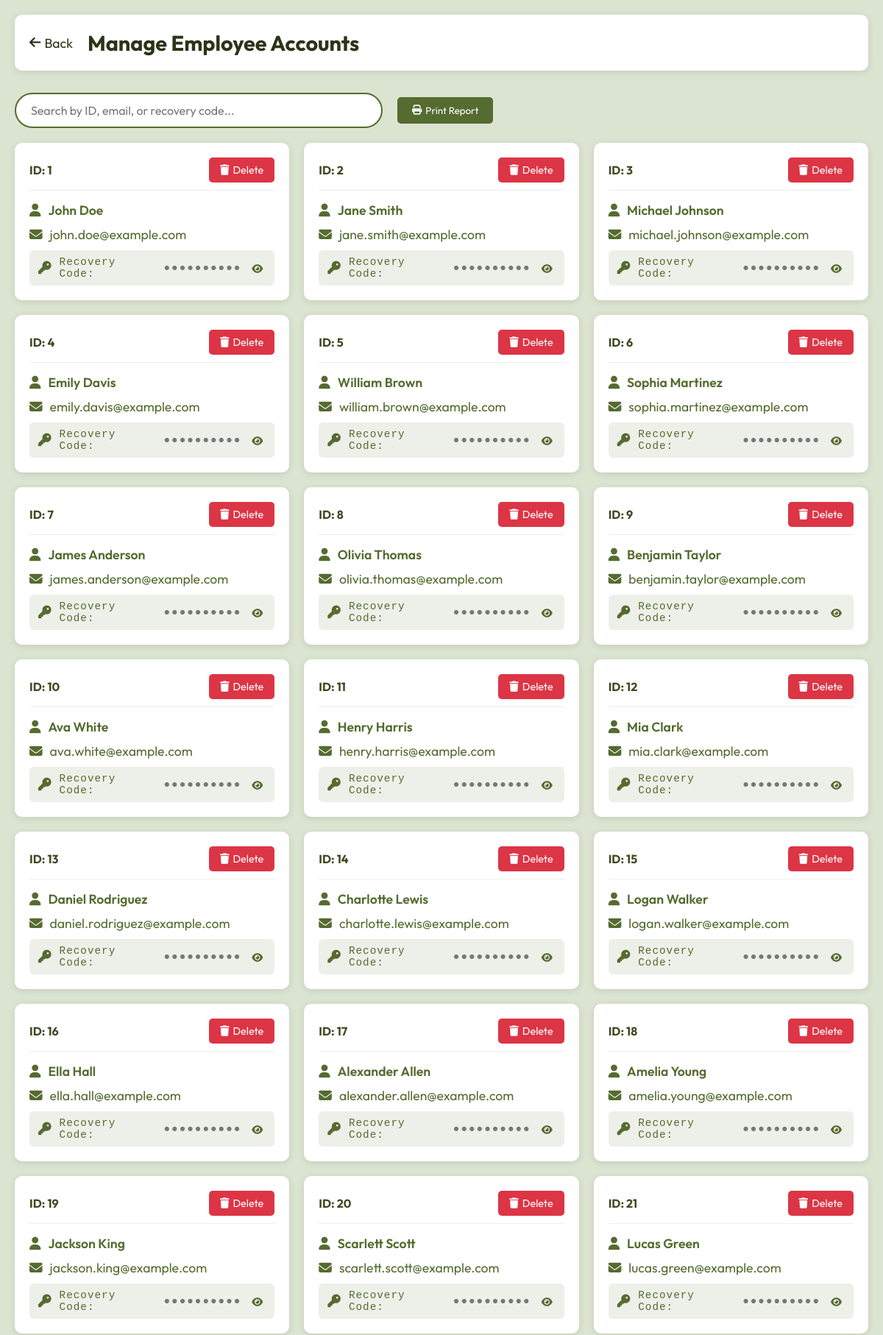
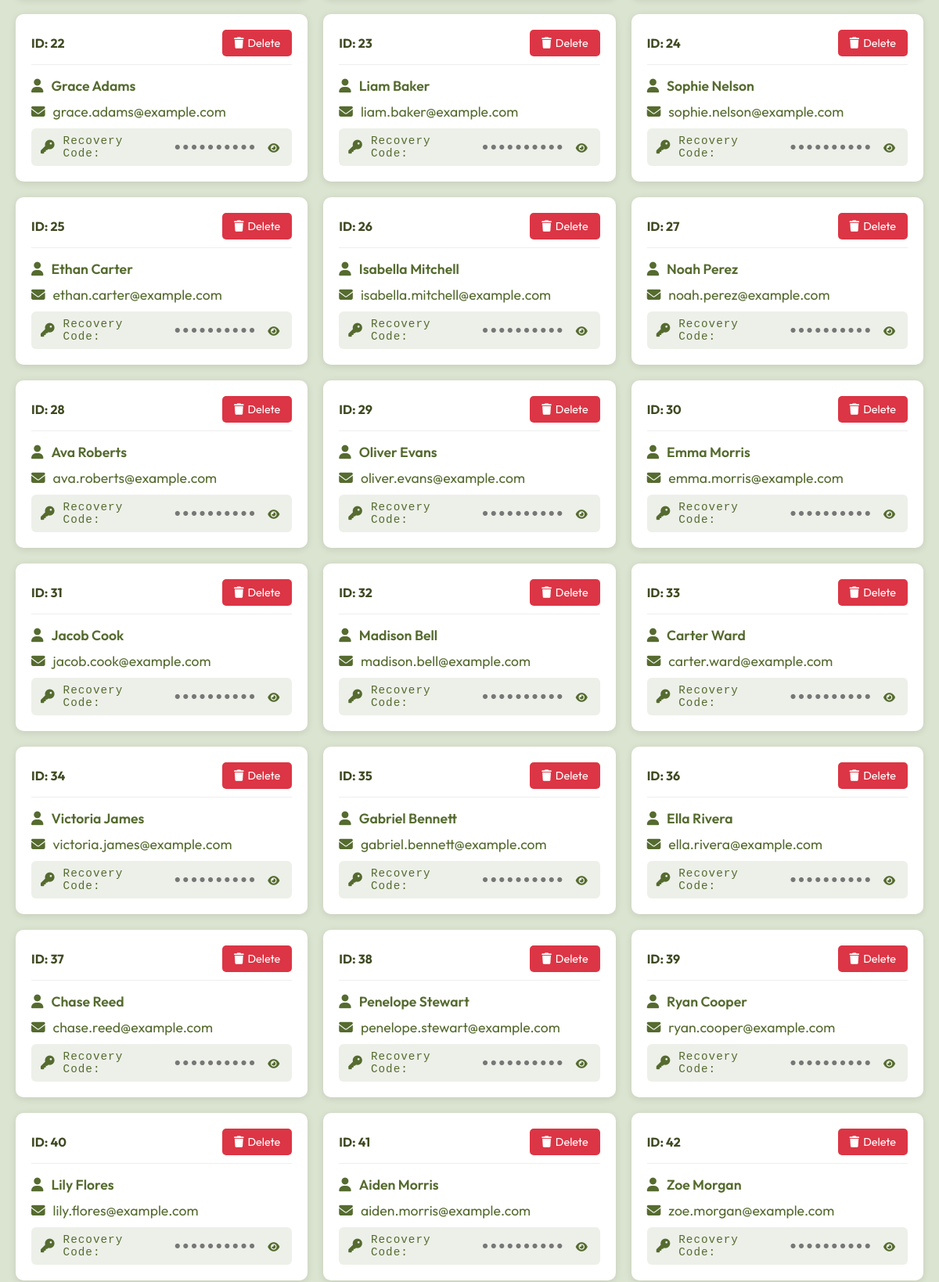
Page /admin/manageAccounts.php (signed in, upper part) on the committed database (2 pictures, top to bottom).
### tables this page shows
CREATE TABLE `employee_acc` (
  `id` int(11) NOT NULL AUTO_INCREMENT,
  `full_name` varchar(255) NOT NULL,
  `email` varchar(255) NOT NULL,
  `password` varchar(255) NOT NULL,
  `code` varchar(6) NOT NULL,
  `registration_date` timestamp NOT NULL DEFAULT current_timestamp(),
  PRIMARY KEY (`id`)
);

### admin/manageAccounts.php (the view, shortened to what this page needs)
<?php
include '../database/adminAcc_database.php';
$query = "SELECT id, full_name, email, code FROM employee_acc";
$result = $conn->query($query);
?>
<!DOCTYPE html>
<html lang="en">
<head>
    <link rel="stylesheet" href="../CSS/leaveRequests.css">
    <link rel="stylesheet" type="text/css" href="../CSS/Loading_screen.css">
    <link rel="stylesheet" href="https://cdnjs.cloudflare.com/ajax/libs/font-awesome/6.6.0/css/all.min.css">
</head>
<body>
    <div class="container">
        <header>
            <div class="header-content">
                <a href="adminPage.php" class="back-btn" onclick="showLoadingScreen()">
                    <i class="fas fa-arrow-left"></i> Back
                </a>
                <h1>Manage Employee Accounts</h1>
            </div>
        </header>
        <main>
            <div class="search-container">
                <input type="text" id="searchBar" class="search-bar" placeholder="Search by ID, email, or recovery code..." onkeyup="searchAccounts()">
                <button type="button" onclick="window.print()" class="print-btn">
                    <i class="fas fa-print"></i> Print Report
                </button>
            </div>
            <div class="requests-container">
                <?php if ($result && $result->num_rows > 0): ?>
                    <?php while($row = $result->fetch_assoc()): ?>
                        <div class="account-card">
                            <div class="account-header">
                                <span class="account-id">ID: <?php echo htmlspecialchars($row['id']); ?></span>
                                <form method="POST" style="display: inline;" onsubmit="return confirmDelete(event);">
                                    <button type="submit" name="delete_account" class="delete-btn">
                                        <i class="fas fa-trash"></i> Delete
                                    </button>
                                </form>
                            </div>
                            <div class="account-details">
                                <div class="account-name">
                                    <i class="fas fa-user"></i> <?php echo !empty($row['full_name']) ? htmlspecialchars($row['full_name']) : '<em>No name provided</em>'; ?>
                                </div>
                                <div class="account-email">
                                    <i class="fas fa-envelope"></i> <?php echo htmlspecialchars($row['email']); ?>
                                </div>
                                <div class="account-code">
                                    <i class="fas fa-key"></i>
                                    Recovery Code:
                                    <span class="code-placeholder">●●●●●●●●●●</span>
                                    <div class="tooltip">
                                        <button class="show-code-btn" onclick="toggleCodeVisibility(this, '<?php echo htmlspecialchars($row['code']); ?>')">
                                            <i class="fas fa-eye"></i>
                                        </button>
                                    </div>
                                </div>
                            </div>
                        </div>
                    <?php endwhile; ?>
                <?php endif; ?>
            </div>
        </main>
    </div>
</body>
</html>

### CSS/leaveRequests.css (style rules this page uses)
:root { --darkest-shade: #2a3417; --darker-shade: #3f4a22; --base-color: #556b2f; --lighter-tint: #708238; --lightest-tint: #99b27a; --extra-lightest-tint: #dbe4d0; }
* { margin: 0; padding: 0; box-sizing: border-box; font-family: 'Outfit', sans-serif; }
body { background-color: var(--extra-lightest-tint); min-height: 100vh; }
.container { max-width: 1200px; margin: 0 auto; padding: 20px; }
header { background-color: white; padding: 20px; margin-bottom: 30px; border-radius: 10px; box-shadow: 0 2px 10px rgba(0, 0, 0, 0.1); }
.header-content { display: flex; align-items: center; gap: 20px; }
.back-btn { color: var(--darkest-shade); text-decoration: none; display: flex; align-items: center; gap: 5px; font-size: 1.1em; transition: color 0.3s ease; }
h1 { color: var(--darkest-shade); font-size: 1.8em; }
.requests-container { display: grid; grid-template-columns: repeat(auto-fill, minmax(300px, 1fr)); gap: 20px; }

### admin/manageAccounts.php (style rules this page uses)
.account-card { background-color: white; border-radius: 10px; padding: 20px; box-shadow: 0 2px 10px rgba(0, 0, 0, 0.1); transition: transform 0.3s ease; animation: fadeIn 0.5s ease-out; }
.account-header { display: flex; justify-content: space-between; align-items: center; margin-bottom: 15px; padding-bottom: 10px; border-bottom: 1px solid #eee; }
.account-id { font-weight: bold; color: var(--darker-shade); }
.account-details { display: flex; flex-direction: column; gap: 10px; }
.account-email, .account-code { color: var(--base-color); font-size: 1.1em; display: flex; align-items: center; gap: 10px; }
.account-name { color: var(--base-color); font-size: 1.1em; display: flex; align-items: center; gap: 10px; font-weight: 600; }
.account-code { background: rgba(85, 107, 47, 0.1); padding: 8px 12px; border-radius: 6px; font-family: monospace; letter-spacing: 1px; display: flex; align-items: center; gap: 10px; }
.code-placeholder { font-family: monospace; letter-spacing: 2px; color: #777; }
.show-code-btn { background: none; border: none; cursor: pointer; color: var(--base-color); padding: 4px; border-radius: 4px; transition: all 0.2s ease; }
.delete-btn { padding: 8px 15px; border: none; border-radius: 5px; cursor: pointer; font-size: 0.9em; display: inline-flex; align-items: center; gap: 5px; background-color: #dc3545; color: white; transition: all 0.3s ease; }
.search-container { display: flex; align-items: center; gap: 10px; margin-bottom: 20px; }
.search-bar { width: 100%; max-width: 500px; padding: 12px 20px; border: 2px solid var(--base-color); border-radius: 25px; font-size: 16px; outline: none; transition: all 0.3s ease; }
.tooltip { position: relative; display: inline-block; }
.print-btn { background-color: #556B2F; color: white; padding: 10px 20px; border: none; border-radius: 5px; cursor: pointer; display: inline-flex; align-items: center; gap: 5px; margin-left: 10px; vertical-align: middle; }

### rows in the picture
employee_acc: id "1", full_name "John Doe", email "john.doe@example.com"
employee_acc: id "2", full_name "Jane Smith", email "jane.smith@example.com"
employee_acc: id "3", full_name "Michael Johnson", email "michael.johnson@example.com"
employee_acc: id "4", full_name "Emily Davis", email "emily.davis@example.com"
employee_acc: id "5", full_name "William Brown", email "william.brown@example.com"
employee_acc: id "6", full_name "Sophia Martinez", email "sophia.martinez@example.com"
employee_acc: id "7", full_name "James Anderson", email "james.anderson@example.com"
employee_acc: id "8", full_name "Olivia Thomas", email "olivia.thomas@example.com"
employee_acc: id "9", full_name "Benjamin Taylor", email "benjamin.taylor@example.com"
employee_acc: id "10", full_name "Ava White", email "ava.white@example.com"
employee_acc: id "11", full_name "Henry Harris", email "henry.harris@example.com"
employee_acc: id "12", full_name "Mia Clark", email "mia.clark@example.com"
employee_acc: id "13", full_name "Daniel Rodriguez", email "daniel.rodriguez@example.com"
employee_acc: id "14", full_name "Charlotte Lewis", email "charlotte.lewis@example.com"
employee_acc: id "15", full_name "Logan Walker", email "logan.walker@example.com"
employee_acc: id "16", full_name "Ella Hall", email "ella.hall@example.com"
employee_acc: id "17", full_name "Alexander Allen", email "alexander.allen@example.com"
employee_acc: id "18", full_name "Amelia Young", email "amelia.young@example.com"
employee_acc: id "19", full_name "Jackson King", email "jackson.king@example.com"
employee_acc: id "20", full_name "Scarlett Scott", email "scarlett.scott@example.com"
employee_acc: id "21", full_name "Lucas Green", email "lucas.green@example.com"
employee_acc: id "22", full_name "Grace Adams", email "grace.adams@example.com"
employee_acc: id "23", full_name "Liam Baker", email "liam.baker@example.com"
employee_acc: id "24", full_name "Sophie Nelson", email "sophie.nelson@example.com"
employee_acc: id "25", full_name "Ethan Carter", email "ethan.carter@example.com"
employee_acc: id "26", full_name "Isabella Mitchell", email "isabella.mitchell@example.com"
employee_acc: id "27", full_name "Noah Perez", email "noah.perez@example.com"
employee_acc: id "28", full_name "Ava Roberts", email "ava.roberts@example.com"
employee_acc: id "29", full_name "Oliver Evans", email "oliver.evans@example.com"
employee_acc: id "30", full_name "Emma Morris", email "emma.morris@example.com"
employee_acc: id "31", full_name "Jacob Cook", email "jacob.cook@example.com"
employee_acc: id "32", full_name "Madison Bell", email "madison.bell@example.com"
employee_acc: id "33", full_name "Carter Ward", email "carter.ward@example.com"
employee_acc: id "34", full_name "Victoria James", email "victoria.james@example.com"
employee_acc: id "35", full_name "Gabriel Bennett", email "gabriel.bennett@example.com"
employee_acc: id "36", full_name "Ella Rivera", email "ella.rivera@example.com"
employee_acc: id "37", full_name "Chase Reed", email "chase.reed@example.com"
employee_acc: id "38", full_name "Penelope Stewart", email "penelope.stewart@example.com"
employee_acc: id "39", full_name "Ryan Cooper", email "ryan.cooper@example.com"
employee_acc: id "40", full_name "Lily Flores", email "lily.flores@example.com"
employee_acc: id "41", full_name "Aiden Morris", email "aiden.morris@example.com"
employee_acc: id "42", full_name "Zoe Morgan", email "zoe.morgan@example.com"
